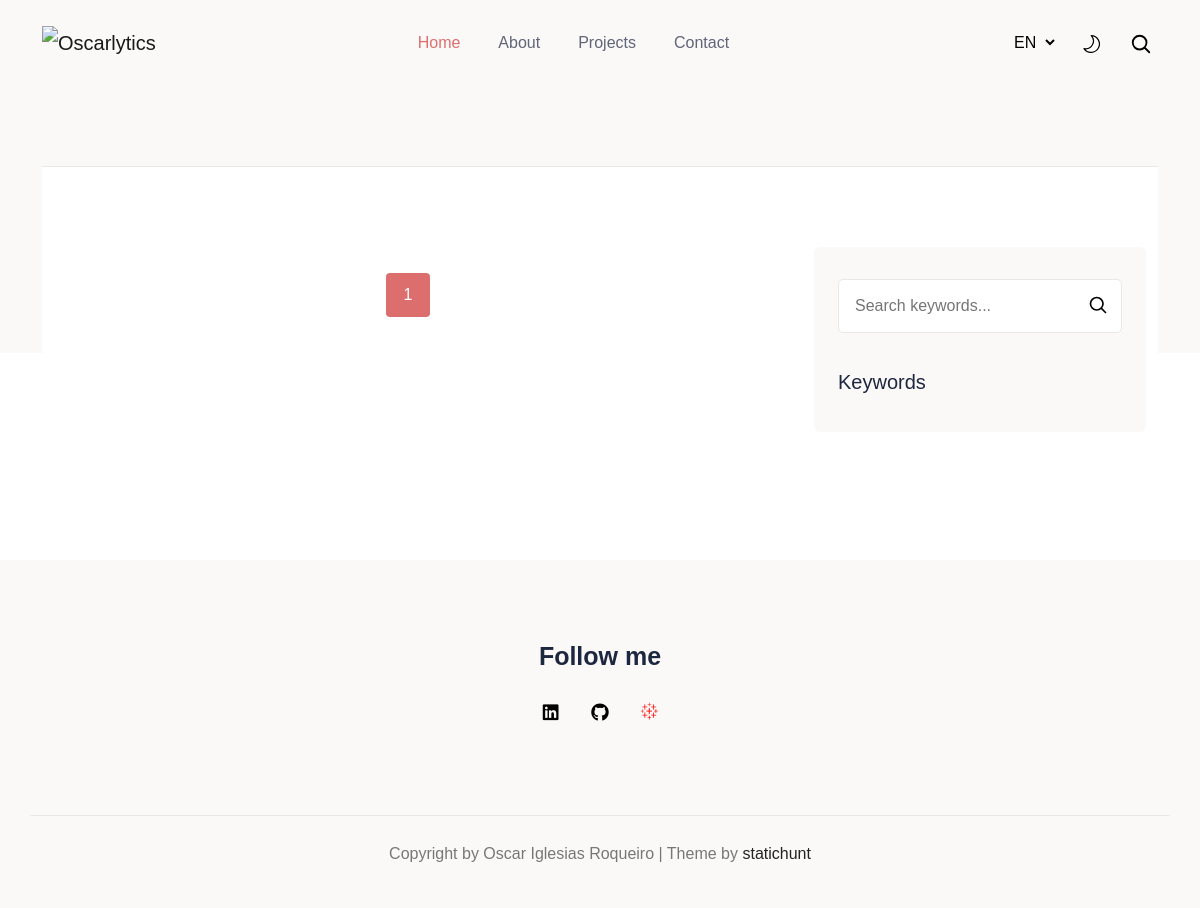
/projects/, run on the app's committed database.
### portfolio/models.py (models this page shows, shortened)
class Content(db.Model):
    __tablename__ = 'portfolio_content'
    id = db.Column(db.Integer, primary_key=True)
    template = db.Column(db.String(20), index=True)
    variable = db.Column(db.String(20), index=True)
    languageid = db.Column(db.Integer, db.ForeignKey(
        'languages.id', name='fk_languageid'))
    value = db.Column(db.Text)
    def get_value(tem, lang, var) -> dict:
        if lang is None:
            return dict()
        langid = Languages.query.filter(Languages.language == lang).first().id
        cont = Content.query.filter(Content.template == str(tem or ''),
                                    Content.languageid == langid,
                                    Content.variable == var).first()
        if cont:
            d = dict()
            d['value'] = cont.value
            return d
        else:
            return {}

### portfolio/routes.py (the view)
@portfolio.route('/projects/', methods=['GET', 'POST'])
@portfolio.route('/projects/<keyw>/', methods=['GET', 'POST'])
@portfolio.route('/<lang>/projects/', methods=['GET', 'POST'])
@portfolio.route('/<lang>/projects/<keyw>/', methods=['GET', 'POST'])
def projects(lang=None, proj_date=None, proj_n=None, title_slug=None,
             keyw=None):
    if lang is None:
        lang = 'en'  # Set a default language if lang is not provided
    set_lang(lang)
    set_proj(proj_n)
    set_date(proj_date)
    set_slug(title_slug)
    langid = Languages.getid(lang)
    query_keyw = request.args.get('q')
    all_keywords, keywords_freq = Projects.get_all_keyws_and_freq(langid,
                                                                  query_keyw)
    value = Content.get_value('', lang, 'keyw_title')
    keyw_title = '' if not value else str(value['value'])
    value = Content.get_value('', lang, 'search_keyw')
    key_search = '' if not value else str(value['value'])
    value = Content.get_value('', lang, 'more')
    more = '' if not value else str(value['value'])
    value = Content.get_value('', lang, 'previous')
    previous = '' if not value else str(value['value'])
    value = Content.get_value('', lang, 'next')
    next = '' if not value else str(value['value'])
    page = request.args.get('page', 1, type=int)
    projs = Projects.query
    if keyw:
        projs = projs.filter(Projects.languageid == langid,
                             Projects.keywords.like(f"%{keyw}%"))
    else:
        projs = projs.filter(Projects.languageid == langid)
    projs = (
        projs
        .order_by(Projects.date.desc(), Projects.project_n.desc())
        .paginate(page=page, per_page=portfolio.config['PROJECTS_PAGE'],
                  error_out=False)
    )
    next_url = url_for('projects', lang=lang, keyw=keyw, proj_n=proj_n,
                       proj_date=proj_date, page=projs.next_num) \
        if projs.has_next else None
    prev_url = url_for('projects', lang=lang, proj_n=proj_n,
                       proj_date=proj_date, page=projs.prev_num) \
        if projs.has_prev else None
    return render_template('projects/index.html', lang=lang, projs=projs.items,
                           page=page, next_url=next_url, prev_url=prev_url,
                           more=more, previous=previous, next=next,
                           all_keywords=all_keywords,
                           keywords_freq=keywords_freq, keyw_title=keyw_title,
                           keyw=keyw, proj_n=proj_n, proj_date=proj_date,
                           get_date_name=get_date_name, key_search=key_search)

### portfolio/models.py (called while the page is built)
    def __repr__(self):
        return self.language.lower()

    def get_all():
        return Languages.query.all()

    def getid(lang):
        return Languages.query.filter(Languages.language == lang).first().id

    def get_all_keyws_and_freq(langid, q_keyw=None):
        base_query = Projects.query.filter(Projects.languageid == langid)
        if q_keyw is not None:
            base_query = base_query.filter(Projects.keywords
                                           .ilike(f"%{q_keyw}%"))
        all_keyw = [tp.strip() for tuples in base_query
                    .with_entities(Projects.keywords).all()
                    for tp in tuples[0].split(',')]
        keyws = sorted(tuple(set(all_keyw)))
        keyws_freq = dict(Counter(all_keyw))
        return keyws, keyws_freq

### portfolio/routes.py (called while the page is built)
@portfolio.before_request
def set_lang(lang=None):
    request.lang = request.args.get('lang', lang)

@portfolio.before_request
def set_proj(proj_n=1):
    request.proj_n = request.args.get('proj_n', proj_n)

@portfolio.before_request
def set_date(proj_date=None):
    request.proj_date = request.args.get('proj_date', proj_date)

@portfolio.before_request
def set_slug(slug=None):
    request.title_slug = request.args.get('title_slug', slug)

### portfolio/templates/projects/index.html (shortened to what this page needs)
{% extends 'base.html' %}
{% block content %}
<section class="section border-top bg-white">
  <div class="container">
    <div class="row">
      <div class="col-lg-8">
        <nav aria-label="Page navigation">
          <ul class="pagination align-items-center justify-content-center">
            <li class="page-item">
              <a href="{{ url_for('projects', _external=True, lang=lang, page=page) }}" class="page-link active">{{ page }}</a>
            </li>
          </ul>
        </nav>
      </div>
      <div class="col-lg-4">
        <div class="bg-body ms-xl-3 p-4 rounded">
          <div class="widget">
            <form action="{{ url_for('projects', _external=True, lang=lang, page=page) }}" class="widget-search mt-2">
              <input class="px-3" id="search-query" name="q" type="search" placeholder="{{key_search}}" required>
              <button type="submit">
                <svg xmlns="http://www.w3.org/2000/svg" fill="none" viewBox="0 0 24 24" height="20" width="20" stroke-width="2" stroke="currentColor">
                  <path stroke-linecap="round" stroke-linejoin="round" d="M21 21l-5.197-5.197m0 0A7.5 7.5 0 105.196 5.196a7.5 7.5 0 0010.607 10.607z" />
                </svg>
              </button>
            </form>
          </div>
          <div class="widget">
            <h5 class="widget-title"><span>{{ keyw_title }}</span></h5>
          </div>
        </div>
      </div>
    </div>
  </div>
</section>
{% endblock %}

### portfolio/templates/base.html (shortened to what this page needs)
<!DOCTYPE html>
<html lang="en-us" itemscope itemtype="http://schema.org/WebPage">
<head>
  <link rel="stylesheet" type="text/css" href="{{ url_for('static', filename='css/style.css') }}">
  <link rel="stylesheet" type="text/css" href="{{ url_for('static', filename='css/fonts.css') }}">
</head>
<body >
  <header class="sticky-top bg-body navigation">
    <div class="container">
      <nav class="navbar navbar-expand-lg navbar-light flex-lg-nowrap py-0">
        <a class="navbar-brand" href="{{ url_for('index', _external=True, lang=lang) }}">
          <img loading="preload" decoding="async" class="img-fluid mb-0 only-light" width="120" height="85" src="{{ url_for('static', filename='img/Logo_black_240x.webp') }}" alt="Oscarlytics" onerror="this.onerror=null;this.src='{{ url_for("static", filename="img/Logo_black_120x.png") }}'">
        </a>
        <div class="collapse navbar-collapse text-center" id="navigation">
          <ul class="navbar-nav mx-auto">
            <li class="nav-item active">
              <a class="nav-link"
                href="{{ url_for('index', _external=True, lang=lang, proj_date=proj_date) }}">{{ menu_home }}</a>
            </li>
              <li class="nav-item ">
              <a class="nav-link"
                href="{{ url_for('about', _external=True, lang=lang, proj_date=proj_date) }}">{{ menu_about }}</a>
            </li>
            <li class="nav-item ">
              <a class="nav-link"
                href="{{ url_for('projects', _external=True, lang=lang) }}">{{ menu_projects }}</a>
            </li>
            <li class="nav-item ">
              <a class="nav-link"
                href="{{ url_for('contact', _external=True, lang=lang, proj_date=proj_date) }}">{{ menu_contact }}</a>
            </li>
          </ul>
          <select class="m-2 me-0 border-0 bg-transparent select-language d-none d-lg-inline-block" id="select-language" onchange="location = this.value;">
            {% for language in languages %}
              {% if request.endpoint == 'catch_all' %}
                  <option id="{{ language }}" value="{{ url_for(request.endpoint, _external=True, lang=language, proj_date=proj_date, proj_n=proj_n, title_slug=title_slug, path=request.path) }}" {% if lang == language %}selected{% endif %}>{{ language.upper() }}</option>
              {% else %}
                  <option id="{{ language }}" value="{{ url_for(request.endpoint, _external=True, lang=language, proj_date=proj_date, proj_n=proj_n, title_slug=title_slug) }}" {% if lang == language %}selected{% endif %}>{{ language.upper() }}</option>
              {% endif %}
            {% endfor %}
          </select>
          <div class="theme-switcher px-3 px-lg-4 d-none d-lg-inline-block">
          </div>
          <div class="search d-none d-lg-inline-block">
            <button aria-label="search" class="searchOpen search-btn">
              <svg xmlns="http://www.w3.org/2000/svg" fill="none" viewBox="0 0 24 24" height="22" width="22" stroke-width="2" stroke="currentColor">
                <path stroke-linecap="round" stroke-linejoin="round" d="M21 21l-5.197-5.197m0 0A7.5 7.5 0 105.196 5.196a7.5 7.5 0 0010.607 10.607z" />
              </svg>
            </button>
          </div>
        </div>
      </nav>
  </div>
  </header>
	<main>
    <section class="banner bg-white section pb-5">
      <div class="container">
        {% block content %}{% endblock%}
      </div>
    </section>
	</main>
	<footer class="text-center footer">
    <div class="container">
      <div class="row section">
        <div class="col-12">
          <h4 class="fw-semibold">{% block foot %}{{foot}}{% endblock%}</h4>
            <ul class="list-inline social-links">
              <li class="list-inline-item"><a href="https://www.linkedin.com/in/oscar-iglesias-roqueiro/" title=""><i class="fab fa-linkedin"></i></a>
              </li>
              <li class="list-inline-item"><a href="https://github.com/oiroqueiro" title=""><i class="fab fa-github"></i></a>
              </li>
              <li class="list-inline-item"><a href="https://public.tableau.com/app/profile/.scar.iglesias.roqueiro" title=""><i class="icon-logo-tableau-red"></i></a>
              </li>
            </ul>
        </div>
      </div>
      <div class="row">
        <div class="col-12 border-top py-4">
          <p>Copyright by Oscar Iglesias Roqueiro  | Theme by <a target="_blank" rel="noopener noreferrer" href="https://statichunt.com/">statichunt</a></p>
        </div>
      </div>
    </div>
  </footer>
  </body>
</html>

### data on the page
Content: value "Home"
Content: value "About"
Content: value "Projects"
Content: value "Contact"
Content: q "Search keywords..."
Content: value "Keywords"
Content: value "Follow me"

### other printed values
{{ page }} "1"
form field value "EN"
